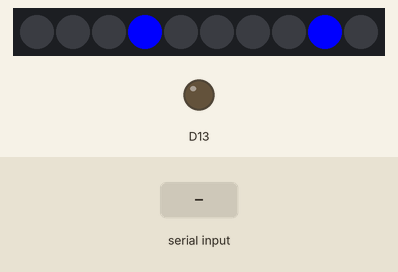
Recording of a sketch running on a simulated Adafruit Circuit Playground Express. Shown: 10 RGB LEDs in strip order, left to right, output pins drawn as LEDs (lit = HIGH). The inputs (shaded band) are chosen by the test bench. Dim RGB values are drawn brighter than linear.

Above: at 1.26 s.
1.3 s: "COL \n" received over the second serial link
At 2.2 s:
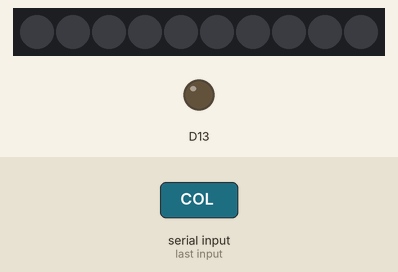
2.8 s: "COL 90\n" received over the second serial link
At 2.88 s:
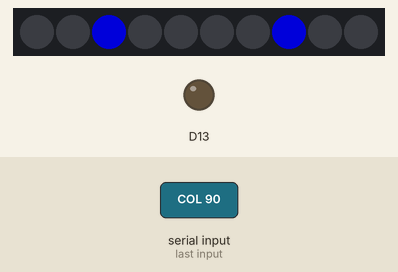
4.6 s: "COL ,45\n" received over the second serial link
At 5.0 s:
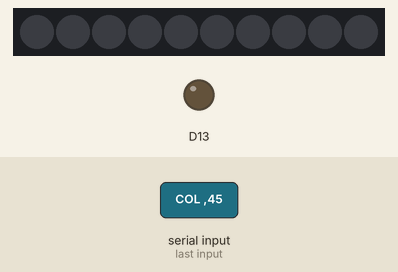
Timing chart, 0 to 7.6 s (numbered marks = the images above; inputs shaded):
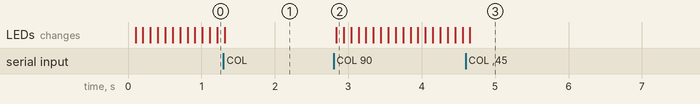

Measured:
- after the input at 1.3 s, the LEDs: change at once (image 1)
- after the input at 2.8 s, the LEDs: change at once (image 2)
- after the input at 4.6 s, the LEDs: change after 0.06 s (image 3)

The sketch:

uart-demo.ino
```cpp
// COMMANDS:
//   DIR - swap direction
//   SPIN - start/stop spinning
//   COL RRGGBB - set color to RRGGBB where RRGGBB is a hex number representing a color (i.e. COL FF0000 will set color to red)
//   RATE N - set rate of spinning (N is delay between "moving" the light), default is 100.
//            Low values might effectively have higher delay than expected (there is a delay related to reading from serial port)
//
// NOTE: incorrect numbers will get converted into 0 which will cause the light to turn off

#include <Adafruit_CircuitPlayground.h>
#include <errno.h>

#define NO_LIGHTS 10
#define serport Serial1

int dir = -1;
int color = 0x0000FF;
int spin_rate = 100;
bool spin = true;

int pixel1;
int pixel2;

// dir is +1 or -1
// adding number of lights so that modulo works correctly
// (negative numbers have different modulo rules in C++ than in math)
#define SPIN_PIXEL_ONCE(pix) (pix = (pix + dir + NO_LIGHTS) % NO_LIGHTS)

void setup() {
  CircuitPlayground.begin();
  serport.begin(9600);

  CircuitPlayground.setBrightness(255);

  // Can be any two pixels
  pixel1 = 0;
  pixel2 = 5;
}

// this should be called in a loop
// when there is data available on serial port it will read it and process, specifically
// when line of text is read it will call serial_on_line_read with a line as an argument
void serial_process() {
  static const int len = 101;
  static char serial_recv_buff[len];
  static char* curr = serial_recv_buff;
  static char* end = serial_recv_buff + len;
  while (serport.available() > 0) {
    char c = serport.read();
    if (c == '\n' || c == '\r') {
      if (curr != serial_recv_buff) {
        *curr = '\0';
        String line = serial_recv_buff;
        serial_on_line_read(line);
      }
      curr = serial_recv_buff;
    }
    else {
      *curr++ = c;
      if (curr == end) {
        // overflow detected...
        curr = serial_recv_buff;
      }
    }
  }
}

int hex_to_num(const String& hex) {
  char* end;
  int ret = strtol(hex.c_str(), &end, 16);
  if (errno != 0) {
    errno = 0;
    return 0;
  }
  return ret;
}

// called by serial_process when line is read over serial port
void serial_on_line_read(const String& line) {
  if (line == "DIR") {
    dir = -dir;
    serport.println("OK");
  }
  else if (line == "SPIN") {
    spin = !spin;
    serport.println("OK");
  }
  else if (line.startsWith("COL ")) {
    String hex = line.substring(4);
    color = hex_to_num(hex);
    serport.println("OK");
  }
  else if (line.startsWith("RATE ")) {
    String rate = line.substring(5);
    spin_rate = rate.toInt();
    serport.println("OK");
  }
  else {
    serport.println("ERROR");
  }
}

void loop() {
  serial_process();

  CircuitPlayground.clearPixels();

  CircuitPlayground.setPixelColor(pixel1, color);
  CircuitPlayground.setPixelColor(pixel2, color);

  if (spin) {
    SPIN_PIXEL_ONCE(pixel1);
    SPIN_PIXEL_ONCE(pixel2);
  }

  delay(spin_rate);
}
```
